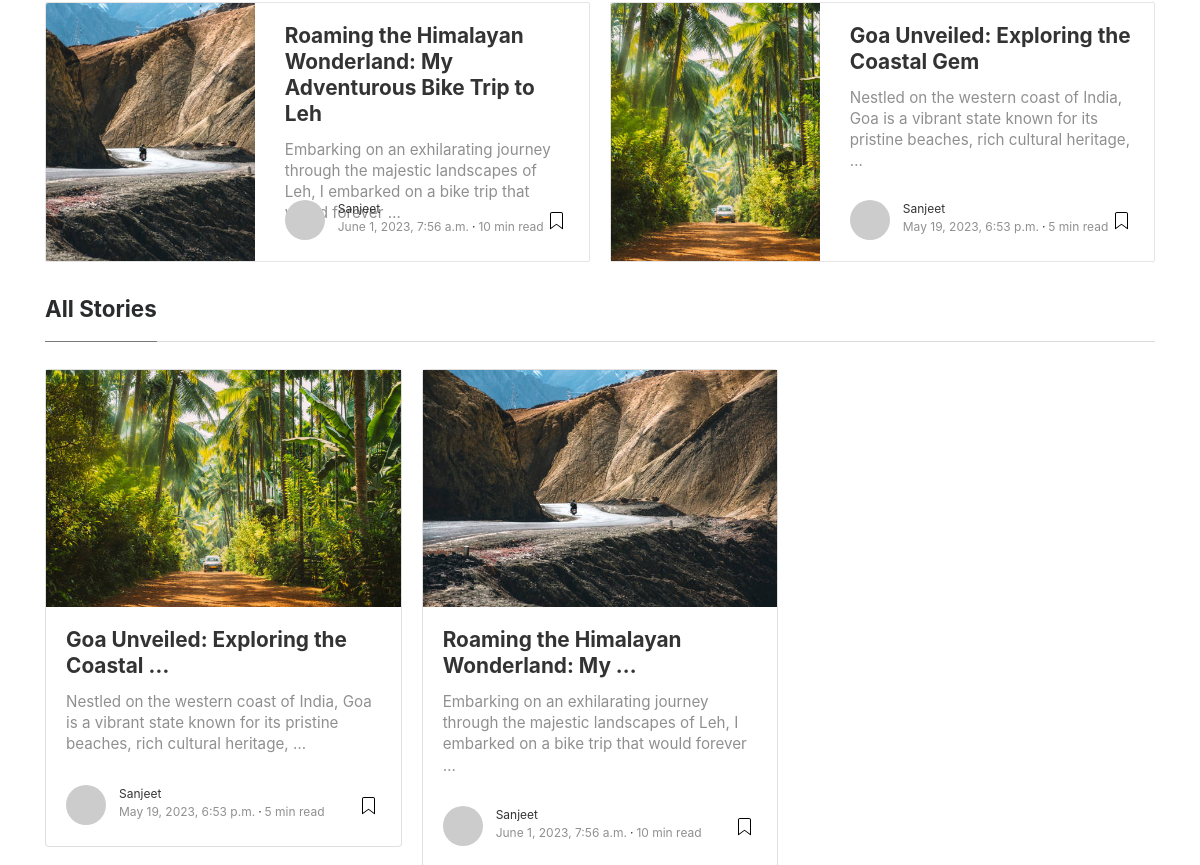
Before: / (middle part) with the older database file.
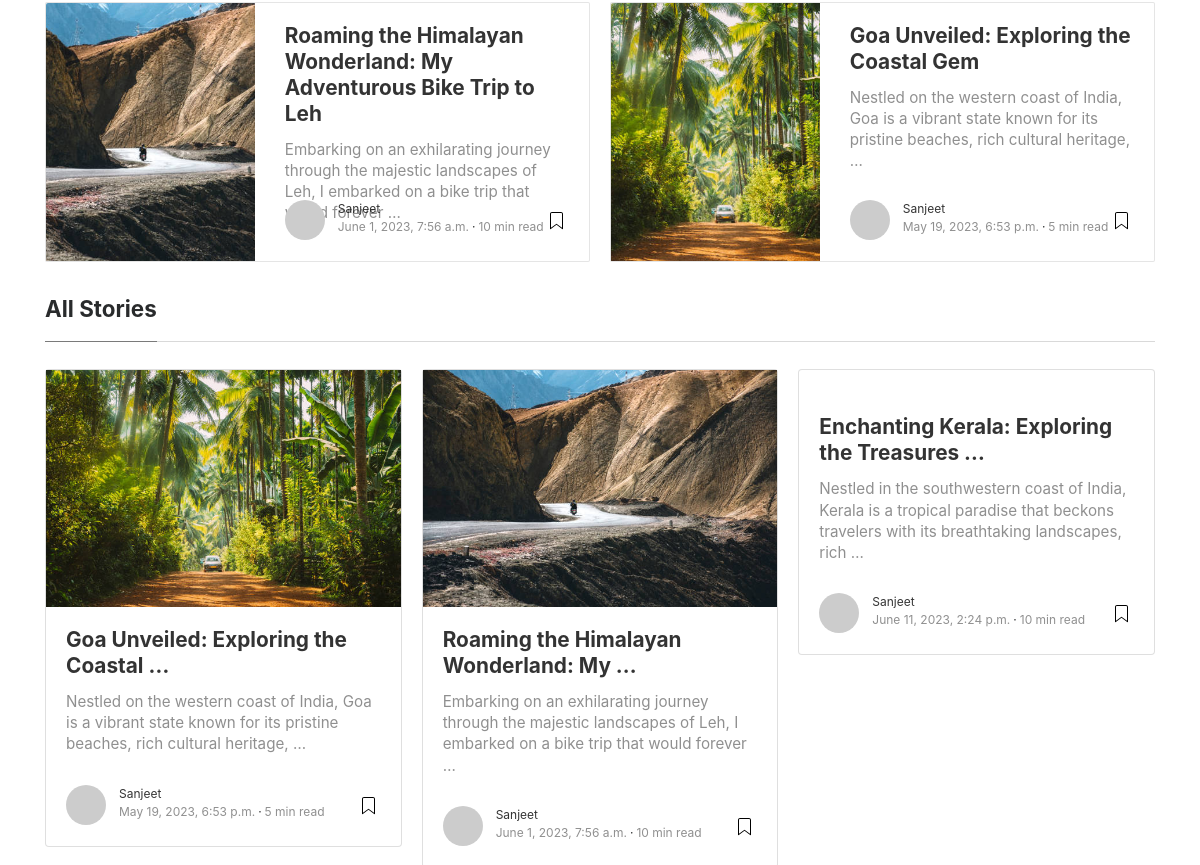
After: the same page with the newer database file.
### posts/models.py (models this page shows)
class Post(models.Model):
    title = models.CharField(max_length=100)
    body = models.CharField(max_length=1000000)
    created_At = models.DateTimeField(default=datetime.now, blank=True)
    post_read = models.IntegerField()
    post_img = models.ImageField(upload_to="BlogPostImg")

### posts/views.py (the view)
# urls.py: path('', views.index, name='index'),
def index(request):
    posts = Post.objects.all()
    return render(request, 'index.html', {'posts': posts})

### templates/index.html (shortened to what this page needs)
{% load static %}
<!DOCTYPE html>
<html lang="en">
<head>
<link href="{% static 'assets/css/bootstrap.min.css' %}" rel="stylesheet">
<link href="https://maxcdn.bootstrapcdn.com/font-awesome/4.7.0/css/font-awesome.min.css" rel="stylesheet">
<link href="{% static 'assets/css/mediumish.css' %}" rel="stylesheet">
</head>
<body>
<div class="container">
	<section class="featured-posts">
	<div class="card-columns listfeaturedtag">
		{% for post in posts|slice:"4" reversed %}
		<div class="card">
			<div class="row">
				<div class="col-md-5 wrapthumbnail">
					<a href="/post/{{post.id}}">
						<div class="thumbnail" style="background-image:url({{post.post_img.url}});">
						</div>
					</a>
				</div>
				<div class="col-md-7">
					<div class="card-block">
						<h2 class="card-title"><a href="/post/{{post.id}}">{{post.title}}</a></h2>
						<h4 class="card-text">{{post.body|truncatewords:20}}</h4>
						<div class="metafooter">
							<div class="wrapfooter">
								<span class="meta-footer-thumb">
								<a href="author.html"><img class="author-thumb" src="https://www.gravatar.com/avatar/e56154546cf4be74e393c62d1ae9f9d4?s=250&amp;d=mm&amp;r=x" alt="Sal"></a>
								</span>
								<span class="author-meta">
								<span class="post-name"><a href="/author">Sanjeet</a></span><br/>
								<span class="post-date">{{post.created_At}}</span><span class="dot"></span><span class="post-read">{{post.post_read}} min read</span>
								</span>
								<span class="post-read-more"><a href="/post/{{post.id}}" title="Read Story"></a></span>
							</div>
						</div>
					</div>
				</div>
			</div>
		</div>
		{% endfor %}
	</div>
	</section>
	<section class="recent-posts">
	<div class="section-title">
		<h2><span>All Stories</span></h2>
	</div>
	<div class="card-columns listrecent">
		{% for post in posts %}
		<div class="card">
			<a href="/post/{{post.id}}">
				<img class="img-fluid" src="{{post.post_img.url}}" alt="">
			</a>
			<div class="card-block">
				<h2 class="card-title"><a href="/post/{{post.id}}">{{post.title|truncatewords:5}}</a></h2>
				<h4 class="card-text">{{post.body|truncatewords:20}}</h4>
				<div class="metafooter">
					<div class="wrapfooter">
						<span class="meta-footer-thumb">
						<a href="/author"><img class="author-thumb" src="https://www.gravatar.com/avatar/e56154546cf4be74e393c62d1ae9f9d4?s=250&amp;d=mm&amp;r=x" alt="Sal"></a>
						</span>
						<span class="author-meta">
						<span class="post-name"><a href="/author">Sanjeet</a></span><br/>
						<span class="post-date">{{post.created_At}}</span><span class="dot"></span><span class="post-read">{{post.post_read}} min read</span>
						</span>
						<span class="post-read-more"><a href="/post/{{post.id}}" title="Read Story"></a></span>
					</div>
				</div>
			</div>
		</div>
		{% endfor %}
	</div>
	</section>
</div>
</body>
</html>

### static/assets/css/mediumish.css (style rules this page uses)
body { padding-top:5rem; }
a { color:#00ab6b; }
a,a:hover { transition:all 0.2s; }
section { margin-bottom:20px; }
.section-title h2 { border-bottom:1px solid rgba(0,0,0,.15); margin-bottom:25px; font-weight:700; font-size:1.4rem; margin-bottom:27px; }
.section-title span { border-bottom:1px solid rgba(0,0,0,.44); display:inline-block; padding-bottom:20px; margin-bottom:-1px; }
@media (min-width:576px) { .card-columns.listfeaturedtag { -webkit-column-count:2; -moz-column-count:2; column-count:2; } }
.card-columns .card { margin-bottom:20px; }
.listfeaturedtag .wrapthumbnail { height:258px; flex:0 0 auto; }
.listfeaturedtag .card { border:1px solid rgba(0,0,0,.1); border-radius:2px; height:260px; padding-left:0; margin-bottom:15px; }
.listfeaturedtag .thumbnail { background-size:cover; height:100%; display:block; background-position:38% 22% !important; background-origin:border-box!important; border-top-left-radius:2px; }
.listfeaturedtag .card-block { padding-left:0; }
.listfeaturedtag h2.card-title,.listrecent h2.card-title { font-size:1.3rem; font-weight:700; line-height: 1.25; }
.listfeaturedtag h2.card-title a,.listrecent h2.card-title a { color:rgba(0,0,0,.8); }
.listfeaturedtag h4.card-text,.listrecent h4.card-text { color:rgba(0,0,0,.44); font-size:0.95rem; line-height:1.4; font-weight:400; }
.listfeaturedtag .wrapfooter { position:absolute; bottom:20px; font-size:12px; display:block; width:85%; }
.listrecent .wrapfooter { font-size:12px; margin-top:30px; }
.author-thumb { width:40px; height:40px; float:left; margin-right:13px; border-radius:100%; }
.author-meta { flex:1 1 auto; white-space:nowrap!important; text-overflow:ellipsis!important; overflow:hidden!important; }
span.post-name,span.post-date,span.author-meta { display:inline-block; }
span.post-date,span.post-read { color:rgba(0,0,0,.44); }
span.post-read-more { align-items:center; display:inline-block; float:right; margin-top:8px; }
span.post-read-more a { color:rgba(0,0,0,.44); }
span.post-name a,span.post-read-more a:hover { color:rgba(0,0,0,.8); }
.dot:after { content:"·"; margin-left:3px; margin-right:3px; }
.card { border-radius:4px; }

Changed rows visible on the page:
added Post: title "Enchanting Kerala: Exploring the Treasures …", body "Nestled in the southwestern coast of India, Kerala is a tropical paradise that beckons travelers with its breathtaking landscapes, rich …", created_At "June 11, 2023, 2:24 p.m.", post_read "10", shown under "All Stories"
